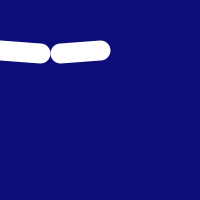
Frame 1 (no input)
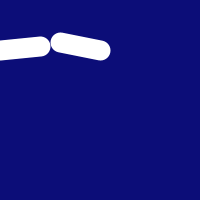
Frame 60 (the mouse pressed at the canvas centre just before this capture)
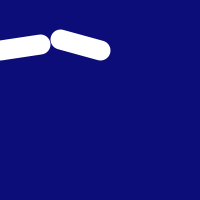
Frame 120 (the mouse held since frame 60 and released just before this capture)

The Processing sketch that drew these frames (run headless with seeded random() and noise(); from frame 60 on, the mouse is pressed at the canvas centre):

// Processing sketch: motionNoise
// ── motionNoise.pde
float inc1 = 0.1;
float n1 = 0.0;
float inc2 = 0.09;
float n2 = 0.0;

void setup(){
  size(200, 200);
  stroke(255);
  strokeWeight(20);
  smooth();
}

void draw(){
  background(12, 13, 120);
  float y1 = (noise(n1) - 0.5) * 30.0;
  float y2 = (noise(n2) - 0.5) * 30.0;
  line(0, 50, 40, 50 + y1);
  line(100, 50, 60, 50 + y2);
  n1 += inc1;
  n2 += inc2;
}
